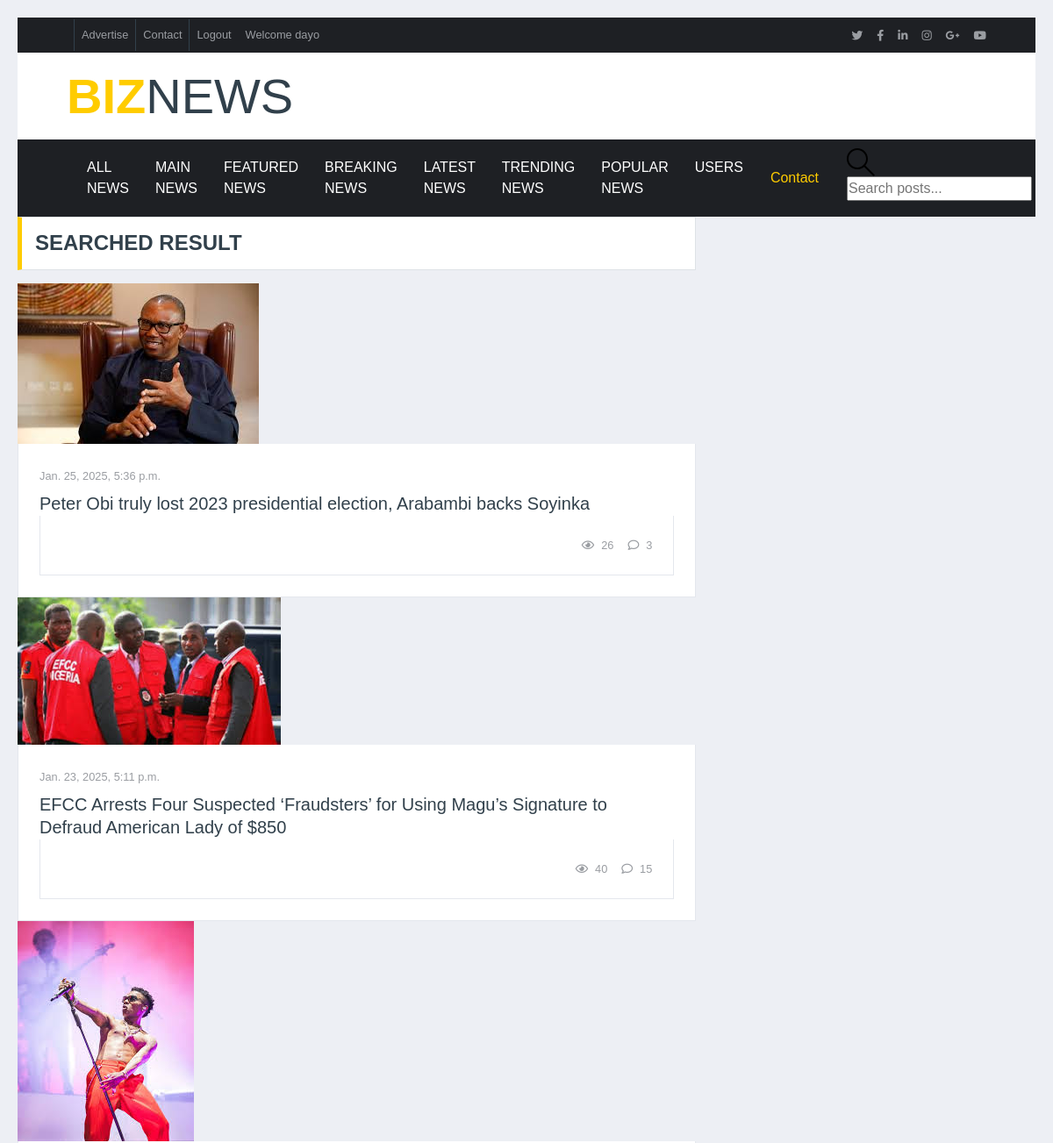
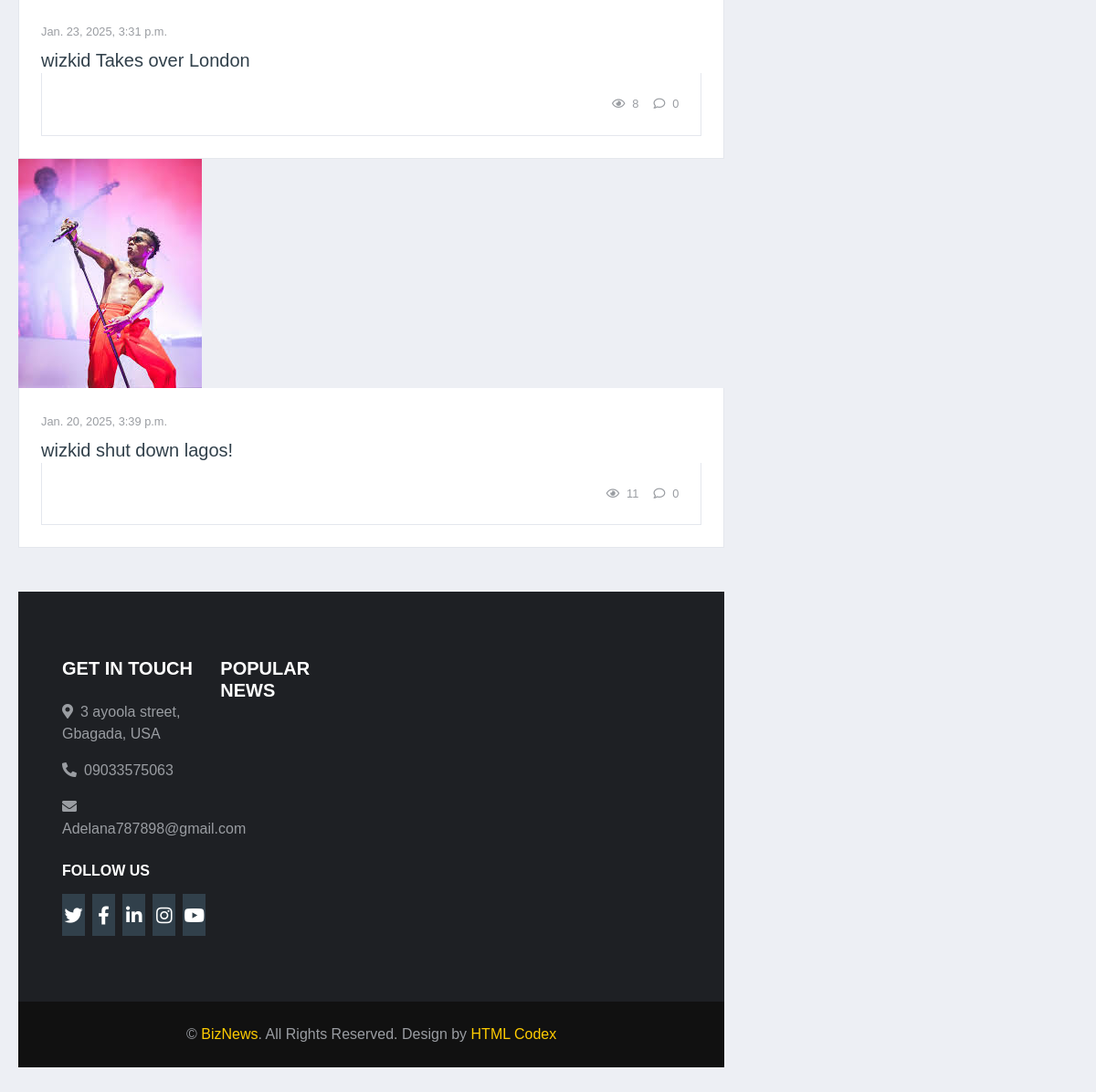
Screenshot of /search/ (signed in) with the database file from the repository (2 pictures, top to bottom).
### biznews/models.py (models this page shows, shortened)
class User(AbstractUser):
    username= models.CharField(max_length=200, null=True, unique=True)
    email = models.EmailField(unique=True  ,null=True)
    bio = models.TextField(null=True)
    hobbies = models.CharField(max_length=255, blank=True, null=True)
    experience = models.TextField(null=True)
    phone = models.CharField(null=True, max_length=11)
    social = models.TextField(null=True)
    avatar = models.ImageField(upload_to='avatars/', null=True, blank=True)
    USERNAME_FIELD = 'username'
    REQUIRED_FIELDS = []

class Post(models.Model):
    profile = models.ForeignKey('Profile', related_name='posts', on_delete=models.CASCADE)
    title = models.CharField(max_length=100)
    content = models.TextField()
    category = models.ManyToManyField('Category')
    image = models.ImageField(upload_to='images/', default='images/default.jpg')
    date_posted = models.DateTimeField(auto_now_add=True)
    view_count = models.IntegerField(default=0)
    class Meta:
        ordering = ['-date_posted']

### biznews/views.py (the view)
# urls.py: path('search/', views.post_search, name='post_search'),
def post_search(request):
    query = request.GET.get('query', '')  # Get the search term from the URL query parameters
    posts = Post.objects.all()
    if query:
        posts = posts.filter(
            Q(title__icontains=query) | Q(category__name__icontains=query)  # Use Q for OR condition
        ).distinct()
    return render(request, 'search_page.html', {'posts': posts, 'query': query})

### template/search_page.html (shortened to what this page needs)
{% extends 'main.html'   %}
{% load static  %}
{% block content  %}
{% if posts %}
<div class="container-fluid p-0">
    <div class="row no-gutters">
        <div class="col-lg-8">
            <div class="section-title">
                <h4 class="m-0 text-uppercase font-weight-bold">searched result</h4>
            </div>
            {% for post in posts %}
                <div class="position-relative mb-3">
                    <img class="img-fluid h-100" src="{{post.image.url}}" style="object-fit: cover;">
                    <div class="bg-white border border-top-0 p-4">
                        <div class="mb-2">
                        <a class="text-body" href=""><small>{{post.date_posted}}</small></a>
                        </div>
                        <a href="{% url 'article' post.id %}" class="h5 text-secondary">{{ post.title }}</a>
                    <div class="d-flex justify-content-between bg-white border border-top-0 p-4">
                        <div class="d-flex align-items-center">
                            <small class="ml-3"><i class="far fa-eye mr-2"></i>{{ post.view_count }}</small>
                            <small class="ml-3"><i class="far fa-comment mr-2"></i>{{post.comments.count}}</small>
                        </div>
                    </div>
                </div>
            {% endfor %}
        </div>
        {% else %}
           <p class="mt-3">No results found for "{{ query }}". Try searching with different keywords.</p>
        {% endif %}
    </div>
</div>
{% include 'footer.html' %}
{% endblock  %}

### template/topbar.html (shortened to what this page needs)
<div class="container-fluid d-none d-lg-block">
    <div class="row align-items-center bg-dark px-lg-5">
        <div class="col-lg-9">
            <nav class="navbar navbar-expand-sm bg-dark p-0">
                <ul class="navbar-nav ml-n2">
                    <li class="nav-item border-right border-secondary">
                        <a class="nav-link text-body small" href="#"><p>{{ current_date }}</p>
                        </a>
                    </li>
                    <li class="nav-item border-right border-secondary">
                        <a class="nav-link text-body small" href="#">Advertise</a>
                    </li>
                    <li class="nav-item border-right border-secondary">
                        <a class="nav-link text-body small" href="#">Contact</a>
                    </li>
                    <li class="nav-item">
                        {% if request.user.is_authenticated %}
                        <a class="nav-link text-body small" href="{% url 'logout'  %}">Logout</a>
                        <li><a class="nav-link text-body small" href="{% url 'profile-page' user.id %}">Welcome {{ request.user.username }}</a></li>
                        {% else %}
                        <a class="nav-link text-body small" href="{% url 'login'  %}">Login</a>
                        {% endif  %}
                    </li>
                </ul>
            </nav>
        </div>
        <div class="col-lg-3 text-right d-none d-md-block">
            <nav class="navbar navbar-expand-sm bg-dark p-0">
                <ul class="navbar-nav ml-auto mr-n2">
                    <li class="nav-item">
                        <a class="nav-link text-body" href="#"><small class="fab fa-twitter"></small></a>
                    </li>
                    <li class="nav-item">
                        <a class="nav-link text-body" href="#"><small class="fab fa-facebook-f"></small></a>
                    </li>
                    <li class="nav-item">
                        <a class="nav-link text-body" href="#"><small class="fab fa-linkedin-in"></small></a>
                    </li>
                    <li class="nav-item">
                        <a class="nav-link text-body" href="#"><small class="fab fa-instagram"></small></a>
                    </li>
                    <li class="nav-item">
                        <a class="nav-link text-body" href="#"><small class="fab fa-google-plus-g"></small></a>
                    </li>
                    <li class="nav-item">
                        <a class="nav-link text-body" href="#"><small class="fab fa-youtube"></small></a>
                    </li>
                </ul>
            </nav>
        </div>
    </div>
    <div class="row align-items-center bg-white py-3 px-lg-5">
        <div class="col-lg-4">
            <a href="{% url 'home' %}" class="navbar-brand p-0 d-none d-lg-block">
                <h1 class="m-0 display-4 text-uppercase text-primary">Biz<span class="text-secondary font-weight-normal">News</span></h1>
            </a>
        </div>
        <div class="col-lg-8 text-center text-lg-right">
        </div>
    </div>
</div>

### rows the page displays
User: user.username "dayo"
Post: image (picture), date_posted "Jan. 25, 2025, 5:36 p.m.", title "Peter Obi truly lost 2023 presidential election, Arabambi backs Soyinka", view_count "26", comments.count "3"
Post: image (picture), date_posted "Jan. 23, 2025, 5:11 p.m.", title "EFCC Arrests Four Suspected ‘Fraudsters’ for Using Magu’s Signature to Defraud American Lady of $850", view_count "40", comments.count "15"
Post: image (picture), date_posted "Jan. 23, 2025, 3:31 p.m.", title "wizkid Takes over London", view_count "8", comments.count "0"
Post: image (picture), date_posted "Jan. 20, 2025, 3:39 p.m.", title "wizkid shut down lagos!", view_count "11", comments.count "0"
